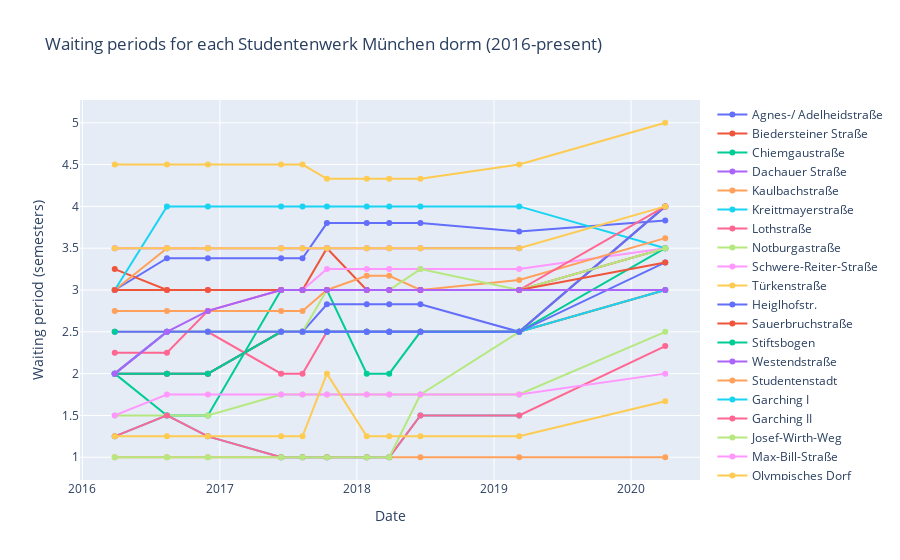

Here is the notebook cell this chart was saved with:
### Code cell
fig = go.Figure()

for dorm in dorm_dict:
    fig.add_trace(go.Scatter(x=x, y=dorm_dict[dorm], name=dorm.strip()))
    
fig.update_layout(title="Waiting periods for each Studentenwerk München dorm (2016-present)",
                 xaxis_title="Date",
                 yaxis_title="Waiting period (semesters)")

fig.show()
fig.write_html("index.html")

### Figure 1 — Plotly figure (JSON) as saved in the notebook; plotly's stock layout.template omitted (floating-point values rounded to 4 significant figures)
{"data": [{"name": "Agnes-/ Adelheidstraße", "type": "scatter", "x": ["2016-03-27", "2016-08-13", "2016-11-30", "2017-06-13", "2017-08-09", "2017-10-13", "2018-01-27", "2018-03-28", "2018-06-19", "2019-03-09", "2020-04-01"], "y": [3, 3.38, 3.38, 3.38, 3.38, 3.8, 3.8, 3.8, 3.8, 3.7, 3.83]}, {"name": "Biedersteiner Straße", "type": "scatter", "x": ["2016-03-27", "2016-08-13", "2016-11-30", "2017-06-13", "2017-08-09", "2017-10-13", "2018-01-27", "2018-03-28", "2018-06-19", "2019-03-09", "2020-04-01"], "y": [3.25, 3, 3, 3, 3, 3.5, 3, 3, 3, 3, 3.5]}, {"name": "Chiemgaustraße", "type": "scatter", "x": ["2016-03-27", "2016-08-13", "2016-11-30", "2017-06-13", "2017-08-09", "2017-10-13", "2018-01-27", "2018-03-28", "2018-06-19", "2019-03-09", "2020-04-01"], "y": [2, 1.5, 1.5, 3, 3, 3, 2, 2, 2.5, 2.5, 4]}, {"name": "Dachauer Straße", "type": "scatter", "x": ["2016-03-27", "2016-08-13", "2016-11-30", "2017-06-13", "2017-08-09", "2017-10-13", "2018-01-27", "2018-03-28", "2018-06-19", "2019-03-09", "2020-04-01"], "y": [3.5, 3.5, 3.5, 3.5, 3.5, 3.5, 3.5, 3.5, 3.5, 3.5, null]}, {"name": "Kaulbachstraße", "type": "scatter", "x": ["2016-03-27", "2016-08-13", "2016-11-30", "2017-06-13", "2017-08-09", "2017-10-13", "2018-01-27", "2018-03-28", "2018-06-19", "2019-03-09", "2020-04-01"], "y": [3, 3.5, 3.5, null, null, null, null, null, null, null, null]}, {"name": "Kreittmayerstraße", "type": "scatter", "x": ["2016-03-27", "2016-08-13", "2016-11-30", "2017-06-13", "2017-08-09", "2017-10-13", "2018-01-27", "2018-03-28", "2018-06-19", "2019-03-09", "2020-04-01"], "y": [3, 4, 4, 4, 4, 4, 4, 4, 4, 4, 3.5]}, {"name": "Lothstraße", "type": "scatter", "x": ["2016-03-27", "2016-08-13", "2016-11-30", "2017-06-13", "2017-08-09", "2017-10-13", "2018-01-27", "2018-03-28", "2018-06-19", "2019-03-09", "2020-04-01"], "y": [2, 2.5, 2.5, 2, 2, 2.5, 2.5, 2.5, 2.5, 2.5, 4]}, {"name": "Notburgastraße", "type": "scatter", "x": ["2016-03-27", "2016-08-13", "2016-11-30", "2017-06-13", "2017-08-09", "2017-10-13", "2018-01-27", "2018-03-28", "2018-06-19", "2019-03-09", "2020-04-01"], "y": [1.5, 1.5, 1.5, 1.75, 1.75, 1.75, 1.75, 1.75, 1.75, 2.5, 3]}, {"name": "Schwere-Reiter-Straße", "type": "scatter", "x": ["2016-03-27", "2016-08-13", "2016-11-30", "2017-06-13", "2017-08-09", "2017-10-13", "2018-01-27", "2018-03-28", "2018-06-19", "2019-03-09", "2020-04-01"], "y": [3, 3, 3, 3, 3, 3.25, 3.25, 3.25, 3.25, 3.25, 3.5]}, {"name": "Türkenstraße", "type": "scatter", "x": ["2016-03-27", "2016-08-13", "2016-11-30", "2017-06-13", "2017-08-09", "2017-10-13", "2018-01-27", "2018-03-28", "2018-06-19", "2019-03-09", "2020-04-01"], "y": [4.5, 4.5, 4.5, 4.5, 4.5, 4.33, 4.33, 4.33, 4.33, 4.5, 5]}, {"name": "Heiglhofstr.", "type": "scatter", "x": ["2016-03-27", "2016-08-13", "2016-11-30", "2017-06-13", "2017-08-09", "2017-10-13", "2018-01-27", "2018-03-28", "2018-06-19", "2019-03-09", "2020-04-01"], "y": [2, 2, 2, 2.5, 2.5, 2.83, 2.83, 2.83, 2.83, 2.5, 4]}, {"name": "Sauerbruchstraße", "type": "scatter", "x": ["2016-03-27", "2016-08-13", "2016-11-30", "2017-06-13", "2017-08-09", "2017-10-13", "2018-01-27", "2018-03-28", "2018-06-19", "2019-03-09", "2020-04-01"], "y": [2, 2, 2, 2.5, 2.5, 2.5, 2.5, 2.5, 2.5, 2.5, 3]}, {"name": "Stiftsbogen", "type": "scatter", "x": ["2016-03-27", "2016-08-13", "2016-11-30", "2017-06-13", "2017-08-09", "2017-10-13", "2018-01-27", "2018-03-28", "2018-06-19", "2019-03-09", "2020-04-01"], "y": [2, 2, 2, 2.5, 2.5, 2.5, 2.5, 2.5, 2.5, 2.5, 3.5]}, {"name": "Westendstraße", "type": "scatter", "x": ["2016-03-27", "2016-08-13", "2016-11-30", "2017-06-13", "2017-08-09", "2017-10-13", "2018-01-27", "2018-03-28", "2018-06-19", "2019-03-09", "2020-04-01"], "y": [2, 2.5, 2.5, 2.5, 2.5, 2.5, 2.5, 2.5, 2.5, null, null]}, {"name": "Studentenstadt", "type": "scatter", "x": ["2016-03-27", "2016-08-13", "2016-11-30", "2017-06-13", "2017-08-09", "2017-10-13", "2018-01-27", "2018-03-28", "2018-06-19", "2019-03-09", "2020-04-01"], "y": [2.75, 2.75, 2.75, 2.75, 2.75, 3, 3.17, 3.17, 3, 3.12, 3.62]}, {"name": "Garching I", "type": "scatter", "x": ["2016-03-27", "2016-08-13", "2016-11-30", "2017-06-13", "2017-08-09", "2017-10-13", "2018-01-27", "2018-03-28", "2018-06-19", "2019-03-09", "2020-04-01"], "y": [2, 2.5, 2.5, 2.5, 2.5, 2.5, 2.5, 2.5, 2.5, 2.5, 3]}, {"name": "Garching II", "type": "scatter", "x": ["2016-03-27", "2016-08-13", "2016-11-30", "2017-06-13", "2017-08-09", "2017-10-13", "2018-01-27", "2018-03-28", "2018-06-19", "2019-03-09", "2020-04-01"], "y": [2.25, 2.25, 2.75, 3, 3, 3, 3, 3, 3, 3, 4]}, {"name": "Josef-Wirth-Weg", "type": "scatter", "x": ["2016-03-27", "2016-08-13", "2016-11-30", "2017-06-13", "2017-08-09", "2017-10-13", "2018-01-27", "2018-03-28", "2018-06-19", "2019-03-09", "2020-04-01"], "y": [2.5, 2.5, 2.5, 2.5, 2.5, 3, 3, 3, 3.25, 3, 3.5]}, {"name": "Max-Bill-Straße", "type": "scatter", "x": ["2016-03-27", "2016-08-13", "2016-11-30", "2017-06-13", "2017-08-09", "2017-10-13", "2018-01-27", "2018-03-28", "2018-06-19", "2019-03-09", "2020-04-01"], "y": [3.5, 3.5, 3.5, 3.5, 3.5, 3.5, 3.5, 3.5, 3.5, null, null]}, {"name": "Olympisches Dorf", "type": "scatter", "x": ["2016-03-27", "2016-08-13", "2016-11-30", "2017-06-13", "2017-08-09", "2017-10-13", "2018-01-27", "2018-03-28", "2018-06-19", "2019-03-09", "2020-04-01"], "y": [3.5, 3.5, 3.5, 3.5, 3.5, 3.5, 3.5, 3.5, 3.5, 3.5, 4]}, {"name": "Felsennelkenanger", "type": "scatter", "x": ["2016-03-27", "2016-08-13", "2016-11-30", "2017-06-13", "2017-08-09", "2017-10-13", "2018-01-27", "2018-03-28", "2018-06-19", "2019-03-09", "2020-04-01"], "y": [2.5, 2.5, 2.5, 2.5, 2.5, 2.5, 2.5, 2.5, 2.5, 2.5, 3.33]}, {"name": "Heidemannstraße", "type": "scatter", "x": ["2016-03-27", "2016-08-13", "2016-11-30", "2017-06-13", "2017-08-09", "2017-10-13", "2018-01-27", "2018-03-28", "2018-06-19", "2019-03-09", "2020-04-01"], "y": [3, 3, 3, 3, 3, 3, 3, 3, 3, 3, 3.33]}, {"name": "Moosacher Straße", "type": "scatter", "x": ["2016-03-27", "2016-08-13", "2016-11-30", "2017-06-13", "2017-08-09", "2017-10-13", "2018-01-27", "2018-03-28", "2018-06-19", "2019-03-09", "2020-04-01"], "y": [2.5, null, null, null, null, null, null, null, null, null, null]}, {"name": "Oberschleißheim", "type": "scatter", "x": ["2016-03-27", "2016-08-13", "2016-11-30", "2017-06-13", "2017-08-09", "2017-10-13", "2018-01-27", "2018-03-28", "2018-06-19", "2019-03-09", "2020-04-01"], "y": [2, 2.5, 2.75, 3, 3, 3, 3, 3, 3, 3, 3]}, {"name": "Weihenstephan I", "type": "scatter", "x": ["2016-03-27", "2016-08-13", "2016-11-30", "2017-06-13", "2017-08-09", "2017-10-13", "2018-01-27", "2018-03-28", "2018-06-19", "2019-03-09", "2020-04-01"], "y": [1, 1, 1, 1, 1, 1, 1, 1, 1, 1, 1]}, {"name": "Weihenstephan II", "type": "scatter", "x": ["2016-03-27", "2016-08-13", "2016-11-30", "2017-06-13", "2017-08-09", "2017-10-13", "2018-01-27", "2018-03-28", "2018-06-19", "2019-03-09", "2020-04-01"], "y": [1.25, 1.5, 1.25, 1, 1, 1, 1, 1, 1.5, 1.5, null]}, {"name": "Weihenstephan III", "type": "scatter", "x": ["2016-03-27", "2016-08-13", "2016-11-30", "2017-06-13", "2017-08-09", "2017-10-13", "2018-01-27", "2018-03-28", "2018-06-19", "2019-03-09", "2020-04-01"], "y": [1.25, 1.5, 1.25, 1, 1, 1, 1, 1, 1.5, 1.5, 2.33]}, {"name": "Weihenstephan IV", "type": "scatter", "x": ["2016-03-27", "2016-08-13", "2016-11-30", "2017-06-13", "2017-08-09", "2017-10-13", "2018-01-27", "2018-03-28", "2018-06-19", "2019-03-09", "2020-04-01"], "y": [1, 1, 1, 1, 1, 1, 1, 1, 1.75, 1.75, 2.5]}, {"name": "Rosenheim I", "type": "scatter", "x": ["2016-03-27", "2016-08-13", "2016-11-30", "2017-06-13", "2017-08-09", "2017-10-13", "2018-01-27", "2018-03-28", "2018-06-19", "2019-03-09", "2020-04-01"], "y": [1.5, 1.75, 1.75, 1.75, 1.75, 1.75, 1.75, 1.75, 1.75, 1.75, 2]}, {"name": "Rosenheim II", "type": "scatter", "x": ["2016-03-27", "2016-08-13", "2016-11-30", "2017-06-13", "2017-08-09", "2017-10-13", "2018-01-27", "2018-03-28", "2018-06-19", "2019-03-09", "2020-04-01"], "y": [1.25, 1.25, 1.25, 1.25, 1.25, 2, 1.25, 1.25, 1.25, 1.25, 1.67]}], "layout": {"autosize": true, "title": {"text": "Waiting periods for each Studentenwerk München dorm (2016-present)"}, "xaxis": {"autorange": true, "range": ["2015-12-23 21:48:49.1925", "2020-07-04 02:11:10.8075"], "title": {"text": "Date"}, "type": "date"}, "yaxis": {"autorange": true, "range": [0.707, 5.293], "title": {"text": "Waiting period (semesters)"}, "type": "linear"}}}
